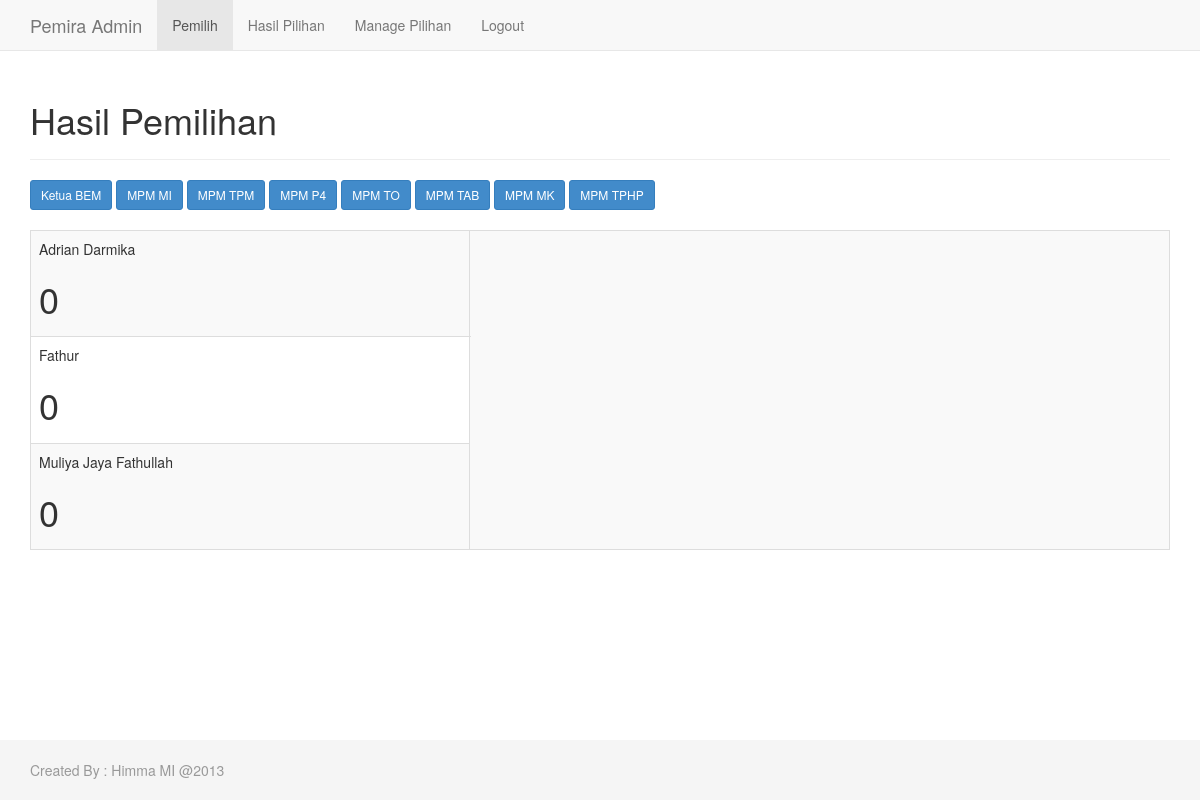
The page /data/adminchart.php?type=BEM (signed in) on the database its author committed.
### tables this page shows
CREATE TABLE IF NOT EXISTS `calonpilihan` (
  `id` int(11) NOT NULL AUTO_INCREMENT,
  `fkProdi` int(11) NOT NULL,
  `fkTipePilihan` int(11) NOT NULL,
  `nama` varchar(150) NOT NULL,
  `deskripsi` text NOT NULL,
  `foto` text NOT NULL,
  PRIMARY KEY (`id`),
  KEY `fkProdi` (`fkProdi`),
  KEY `fkTipePilihan` (`fkTipePilihan`)
);

### data/adminchart.php (the view, shortened to what this page needs)
<!DOCTYPE html>
<html lang="en"><head>
    <link href="css/bootstrap.css" rel="stylesheet">
    <link href="css/sticky-footer-navbar.css" rel="stylesheet">
  </head>
  <body style="">
    <div id="wrap">
      <div class="navbar navbar-default navbar-fixed-top" role="navigation">
        <div class="container">
          <div class="navbar-header">
            <a class="navbar-brand" href="#">Pemira Admin</a>
          </div>
          <div class="collapse navbar-collapse">
            <ul class="nav navbar-nav">
              <li class="active"><a href="adminindex.php">Pemilih</a></li>
              <li><a href="adminresult.php">Hasil Pilihan</a></li>
              <li><a href="adminpilihan.php">Manage Pilihan</a></li>
              <li><a href="adminlogout.php">Logout</a></li>
            </ul>
          </div>
        </div>
      </div>
      <div class="container">
        <div class="page-header">
          <h1>Hasil Pemilihan</h1>
        </div>
        <a href="?type=BEM" class="btn btn-primary btn-sm">Ketua BEM</a>
        <a href="?type=MI" class="btn btn-primary btn-sm InviteByMail">MPM MI</a>
		<a href="?type=TPM" class="btn btn-primary btn-sm InviteByMail">MPM TPM</a>
		<a href="?type=P4" class="btn btn-primary btn-sm InviteByMail">MPM P4</a>
		<a href="?type=TO" class="btn btn-primary btn-sm InviteByMail">MPM TO</a>
		<a href="?type=TAB" class="btn btn-primary btn-sm InviteByMail">MPM TAB</a>
		<a href="?type=MK" class="btn btn-primary btn-sm InviteByMail">MPM MK</a>
		<a href="?type=TPHP" class="btn btn-primary btn-sm InviteByMail">MPM TPHP</a>
        <br />
        <br />
        <table class="table table-bordered table-striped table-hover with-check">
                  <tbody>
                    <?php
					if (isset($_GET['type']))
					{
					if($_GET['type']=="BEM")
					{$query="SELECT calonpilihan.nama AS Nama_Calon,
					COUNT(polling.id)AS Hasil,calonpilihan.id AS ID_Calon FROM calonpilihan LEFT JOIN
					polling ON polling.fkCalonPilihan = calonpilihan.id
					INNER JOIN prodi ON calonpilihan.fkProdi = prodi.id
					WHERE calonpilihan.fkTipePilihan = 1
					GROUP BY calonpilihan.nama";}
					$exe = mysql_query($query);
					$x=0;
                    while($array=mysql_fetch_array($exe)) {
                    ?>
                    <tr>
					<td colspan="2">
					<?php echo $array['Nama_Calon']; ?><br/>
					<h1><div id=<?php echo "\"counter".trim($x)."\"";?>>0</div></h1>
					</td>
					<?php if($x==0){?>
                      <td rowspan="5" style="width:700px">
					  <?php }?>
					<?php if($x==0){?>
                      </td>
					  <?php }?>
                    </tr>
                    <?php
					$x++;
                    }
					}
					else
					{}
                    ?>
                  </tbody>
                </table>
      </div>
    </div>
    <div id="footer">
      <div class="container">
        <p class="text-muted credit">Created By : Himma MI @2013</p>
      </div>
    </div>
</body></html>

### css/sticky-footer-navbar.css (style rules this page uses)
html, body { height: 100%; }
#wrap { min-height: 100%; height: auto; margin: 0 auto -60px; padding: 0 0 60px; }
#footer { height: 60px; background-color: #f5f5f5; }
#wrap > .container { padding: 60px 15px 0; }
.container .credit { margin: 20px 0; }
#footer > .container { padding-left: 15px; padding-right: 15px; }

### rows shown on the page
calonpilihan: nama "Adrian Darmika"
calonpilihan: nama "Fathur"
calonpilihan: nama "Muliya Jaya Fathullah"
